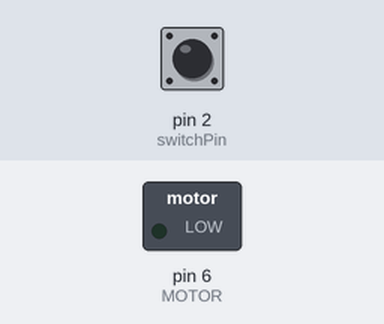
The sketch below on a simulated Arduino Uno, built with avr-gcc and run on an emulated ATmega328P. On the bench: switched loads named in the sketch (green lamp = pin HIGH). The test bench sets the inputs (shaded band); at power-on: pin 2 (switchPin) HIGH. What the sketch prints to the serial monitor is not drawn.

Above: at 1.2 s.
1.3 s: pin 2 (switchPin) pulled LOW for 0.15 s
At 1.38 s:
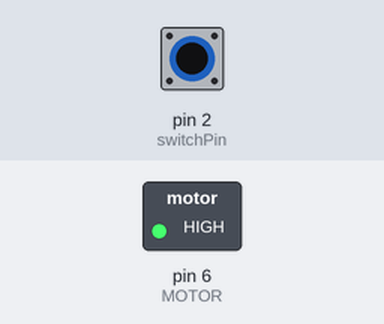
2.9 s: pin 2 (switchPin) pulled LOW for 3.2 s
At 7.2 s:
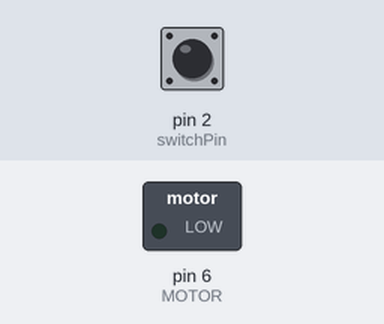
Timing chart, 0 to 8.7 s (numbered marks = the images above; inputs shaded):
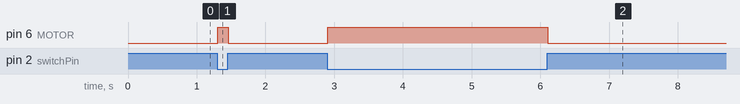

The sketch:

Motor_HapticFeedback_System.ino
```cpp
// use a 100k Ohm Resitors
const int switchPin = 2;
int MOTOR = 6;
int switchState = 0;

void setup() {
  Serial.begin(9600);
  pinMode(MOTOR, OUTPUT);
  pinMode(switchPin, INPUT);
}

void loop() {
  switchState = digitalRead(switchPin);
  Serial.println(switchState);

  if (switchState == 0){
    digitalWrite(MOTOR, HIGH);
  }
  else{
    digitalWrite(MOTOR, LOW);
  }
}
```

Measured:
- after the input at 1.3 s, pin 6 (MOTOR): LOW → HIGH at once, → LOW 0.15 s later
- after the input at 2.9 s, pin 6 (MOTOR): LOW → HIGH at once, → LOW 3.2 s later
